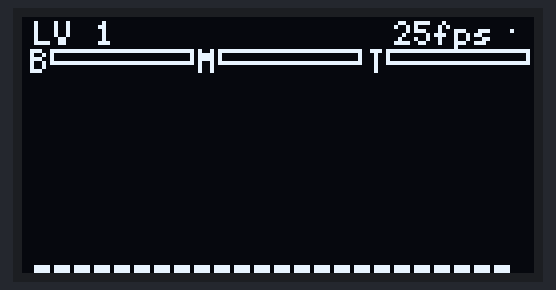
The program below on a simulated ESP32. On the bench: 128×64 one-colour display. I2S audio is not simulated (input reads silence); what the program prints to the serial monitor is not drawn.

Above: at 0.4 s.

The program:

main.cpp
```cpp
#include <Arduino.h>
#include <U8g2lib.h>
#include <Wire.h>
#include <arduinoFFT.h>
#include <driver/i2s.h>
#include <freertos/FreeRTOS.h>
#include <freertos/queue.h>
#include <freertos/task.h>

#include <math.h>

// Connections to the INMP441
#define I2S_WS 25
#define I2S_SD 33
#define I2S_SCK 32

// Use I2S processor 0
#define I2S_PORT I2S_NUM_0

// OLED configuration (128x64 over I2C)
constexpr uint8_t OLED_ADDR = 0x3C;
constexpr uint8_t OLED_SDA = 21;
constexpr uint8_t OLED_SCL = 22;
constexpr uint8_t SCREEN_WIDTH = 128;
constexpr uint8_t SCREEN_HEIGHT = 64;

// Visualizer DSP configuration
constexpr uint16_t SAMPLE_RATE = 44100;
constexpr uint16_t FFT_SAMPLES = 256;
constexpr uint8_t NUM_BARS = 24;
constexpr uint8_t TOP_MARGIN = 16;
constexpr uint8_t VISUAL_X_OFFSET = 3;
constexpr float DISPLAY_FLOOR = 0.006f;
constexpr float DISPLAY_GAIN = 66.0f;
constexpr float BAR_DISTRIBUTION_EXP = 1.08f;
constexpr float FFT_MAX_BIN_RATIO = 0.42f;
constexpr float HIGH_BAND_BOOST_BASE = 0.92f;
constexpr float HIGH_BAND_BOOST_RANGE = 0.95f;
constexpr float BAND_EQ_ALPHA = 0.022f;
constexpr float GLOBAL_EQ_ALPHA = 0.04f;
constexpr float MIN_EQ_MULT = 0.55f;
constexpr float MAX_EQ_MULT = 2.20f;
constexpr float HEIGHT_SENSITIVITY = 2.5f;

enum class LevelState : uint8_t {
  Quiet = 0,
  Normal,
  Loud,
};

struct AudioFrame {
  float samples[FFT_SAMPLES];
  uint32_t sequence;
};

QueueHandle_t g_audioFrameQueue = nullptr;
U8G2_SH1106_128X64_NONAME_F_HW_I2C g_display(U8G2_R0, U8X8_PIN_NONE);

void drawBootScreen() {
  g_display.clearBuffer();
  g_display.setCursor(8, 30);
  g_display.println("Audio Visualizer");
  g_display.drawLine(0, 46, SCREEN_WIDTH - 1, 46);
  g_display.sendBuffer();
}

bool setup_display() {
  Wire.begin(OLED_SDA, OLED_SCL);
  Wire.setClock(400000);

  g_display.setI2CAddress(OLED_ADDR << 1);
  g_display.begin();
  g_display.setBusClock(400000);
  g_display.setDrawColor(1);
  g_display.setFont(u8g2_font_5x7_tr);
  g_display.setFontPosTop();
  drawBootScreen();
  return true;
}

void setup_i2s() {
  const i2s_config_t i2s_config = {
      .mode = (i2s_mode_t)(I2S_MODE_MASTER | I2S_MODE_RX),
      .sample_rate = SAMPLE_RATE,
      .bits_per_sample =
          I2S_BITS_PER_SAMPLE_32BIT, // INMP441 sends 24-bit in 32-bit slots
      .channel_format = I2S_CHANNEL_FMT_ONLY_LEFT,
      .communication_format = i2s_comm_format_t(I2S_COMM_FORMAT_STAND_I2S),
      .intr_alloc_flags = ESP_INTR_FLAG_LEVEL1,
      .dma_buf_count = 8,
      .dma_buf_len = 64,
      .use_apll = false};

  const i2s_pin_config_t pin_config = {.bck_io_num = I2S_SCK,
                                       .ws_io_num = I2S_WS,
                                       .data_out_num = -1, // Not used
                                       .data_in_num = I2S_SD};

  i2s_driver_install(I2S_PORT, &i2s_config, 0, NULL);
  i2s_set_pin(I2S_PORT, &pin_config);
}

void taskEar(void *parameter) {
  (void)parameter;

  AudioFrame frame = {};
  frame.sequence = 0;
  uint16_t frameIndex = 0;

  constexpr size_t READ_BLOCK = 64;
  int32_t rawBlock[READ_BLOCK];

  while (true) {
    size_t bytesRead = 0;
    i2s_read(I2S_PORT, rawBlock, sizeof(rawBlock), &bytesRead, portMAX_DELAY);

    size_t samplesRead = bytesRead / sizeof(int32_t);
    for (size_t i = 0; i < samplesRead; ++i) {
      int32_t aligned = rawBlock[i] >> 8;
      frame.samples[frameIndex++] = (float)aligned / 8388608.0f;

      if (frameIndex >= FFT_SAMPLES) {
        frame.sequence++;
        xQueueOverwrite(g_audioFrameQueue, &frame);
        frameIndex = 0;
      }
    }
  }
}

void taskEye(void *parameter) {
  (void)parameter;

  AudioFrame frame = {};
  double vReal[FFT_SAMPLES];
  double vImag[FFT_SAMPLES];
  ArduinoFFT<double> FFT(vReal, vImag, FFT_SAMPLES, SAMPLE_RATE);

  float smoothedBars[NUM_BARS] = {0.0f};
  float peakCaps[NUM_BARS] = {0.0f};
  float bandHistory[NUM_BARS];
  for (uint8_t i = 0; i < NUM_BARS; ++i) {
    bandHistory[i] = 0.02f;
  }
  float globalHistory = 0.02f;
  float shimmerOffset = 0.0f;

  float fastEnergy = 0.02f;
  float beatBaseline = 0.02f;
  float previousEnergy = 0.02f;
  LevelState levelState = LevelState::Normal;
  uint32_t lastLevelTransitionMs = 0;
  uint32_t lastBeatMs = 0;

  float bassMeter = 0.0f;
  float midMeter = 0.0f;
  float trebleMeter = 0.0f;

  uint32_t lastFrameMicros = micros();
  uint16_t fps = 0;

  TickType_t nextWake = xTaskGetTickCount();

  while (true) {
    if (xQueueReceive(g_audioFrameQueue, &frame, pdMS_TO_TICKS(100)) != pdTRUE) {
      vTaskDelay(pdMS_TO_TICKS(10));
      continue;
    }

    float mean = 0.0f;
    for (uint16_t i = 0; i < FFT_SAMPLES; ++i) {
      mean += frame.samples[i];
    }
    mean /= FFT_SAMPLES;

    for (uint16_t i = 0; i < FFT_SAMPLES; ++i) {
      vReal[i] = frame.samples[i] - mean;
      vImag[i] = 0.0;
    }

    FFT.windowing(FFTWindow::Hann, FFTDirection::Forward);
    FFT.compute(FFTDirection::Forward);
    FFT.complexToMagnitude();

    float spectrumEnergy = 0.0f;
    float bassSum = 0.0f;
    float midSum = 0.0f;
    float trebleSum = 0.0f;
    const int nyquistBin = (FFT_SAMPLES / 2) - 2;
    int maxUsableBin = 1 + (int)(nyquistBin * FFT_MAX_BIN_RATIO);
    if (maxUsableBin < 3) {
      maxUsableBin = 3;
    }
    const int usableSpan = maxUsableBin - 1;

    for (uint8_t bar = 0; bar < NUM_BARS; ++bar) {
      float ratioStart = (float)bar / NUM_BARS;
      float ratioEnd = (float)(bar + 1) / NUM_BARS;

      int startBin = 1 + (int)(powf(ratioStart, BAR_DISTRIBUTION_EXP) * usableSpan);
      int endBin = 1 + (int)(powf(ratioEnd, BAR_DISTRIBUTION_EXP) * usableSpan);

      if (endBin <= startBin) {
        endBin = startBin + 1;
      }
      if (endBin > maxUsableBin) {
        endBin = maxUsableBin;
      }

      float sum = 0.0f;
      float sumSquares = 0.0f;
      float maxMag = 0.0f;
      int count = 0;
      for (int bin = startBin; bin <= endBin; ++bin) {
        float value = (float)vReal[bin];
        sum += value;
        sumSquares += (value * value);
        if (value > maxMag) {
          maxMag = value;
        }
        count++;
      }

      float avgMag = (count > 0) ? (sum / count) : 0.0f;
      float rmsMag = (count > 0) ? sqrtf(sumSquares / count) : 0.0f;
      float mag = (rmsMag * 0.65f) + (maxMag * 0.35f);

      // Keep low bands full while preserving right-side responsiveness.
      mag = (mag * 0.85f) + (avgMag * 0.15f);

      float barPos = (float)bar / (NUM_BARS - 1);
      float bandBoost = HIGH_BAND_BOOST_BASE + (barPos * HIGH_BAND_BOOST_RANGE);
      mag *= bandBoost;

      bandHistory[bar] = (bandHistory[bar] * (1.0f - BAND_EQ_ALPHA)) + (mag * BAND_EQ_ALPHA);
      float eq = sqrtf((globalHistory + 0.0001f) / (bandHistory[bar] + 0.0001f));
      eq = fminf(MAX_EQ_MULT, fmaxf(MIN_EQ_MULT, eq));
      mag *= eq;

      spectrumEnergy += mag;

      if (bar < 8) {
        bassSum += mag;
      } else if (bar < 16) {
        midSum += mag;
      } else {
        trebleSum += mag;
      }

      float normalized = (mag - DISPLAY_FLOOR) * DISPLAY_GAIN;
      if (normalized < 0.0f) {
        normalized = 0.0f;
      }

      float compressed = log10f(1.0f + normalized) / log10f(1.0f + DISPLAY_GAIN);
      float targetHeight = compressed * (SCREEN_HEIGHT - TOP_MARGIN - 2) * HEIGHT_SENSITIVITY;
      float maxHeight = (SCREEN_HEIGHT - TOP_MARGIN - 2);
      if (targetHeight > maxHeight) {
        targetHeight = maxHeight;
      }

      if (targetHeight > smoothedBars[bar]) {
        smoothedBars[bar] = (smoothedBars[bar] * 0.45f) + (targetHeight * 0.55f);
      } else {
        smoothedBars[bar] = (smoothedBars[bar] * 0.82f) + (targetHeight * 0.18f);
      }

      if (smoothedBars[bar] > peakCaps[bar]) {
        peakCaps[bar] = smoothedBars[bar];
      } else {
        peakCaps[bar] = fmaxf(0.0f, peakCaps[bar] - 0.75f);
      }
    }

    float frameMeanEnergy = spectrumEnergy / NUM_BARS;
    globalHistory = (globalHistory * (1.0f - GLOBAL_EQ_ALPHA)) + (frameMeanEnergy * GLOBAL_EQ_ALPHA);

    fastEnergy = (fastEnergy * 0.72f) + (frameMeanEnergy * 0.28f);
    beatBaseline = (beatBaseline * 0.93f) + (frameMeanEnergy * 0.07f);

    bassMeter = (bassMeter * 0.70f) + (((bassSum / 8.0f) / (globalHistory + 0.0001f)) * 0.30f);
    midMeter = (midMeter * 0.70f) + (((midSum / 8.0f) / (globalHistory + 0.0001f)) * 0.30f);
    trebleMeter = (trebleMeter * 0.70f) + (((trebleSum / 8.0f) / (globalHistory + 0.0001f)) * 0.30f);

    if (bassMeter > 2.2f) {
      bassMeter = 2.2f;
    }
    if (midMeter > 2.2f) {
      midMeter = 2.2f;
    }
    if (trebleMeter > 2.2f) {
      trebleMeter = 2.2f;
    }

    const uint32_t nowMs = millis();
    if ((nowMs - lastLevelTransitionMs) > 180) {
      const float quietEnter = 0.82f;
      const float quietExit = 0.90f;
      const float loudEnter = 1.38f;
      const float loudExit = 1.24f;
      float energyRatio = fastEnergy / (globalHistory + 0.0001f);

      if (levelState == LevelState::Quiet) {
        if (energyRatio > quietExit) {
          levelState = LevelState::Normal;
          lastLevelTransitionMs = nowMs;
        }
      } else if (levelState == LevelState::Normal) {
        if (energyRatio < quietEnter) {
          levelState = LevelState::Quiet;
          lastLevelTransitionMs = nowMs;
        } else if (energyRatio > loudEnter) {
          levelState = LevelState::Loud;
          lastLevelTransitionMs = nowMs;
        }
      } else {
        if (energyRatio < loudExit) {
          levelState = LevelState::Normal;
          lastLevelTransitionMs = nowMs;
        }
      }
    }

    bool beatTriggered = false;
    float energyRise = frameMeanEnergy - beatBaseline;
    float energyDelta = frameMeanEnergy - previousEnergy;
    float beatThreshold = fmaxf(0.0032f, beatBaseline * 0.48f);
    if ((energyRise > beatThreshold) && (energyDelta > 0.0016f) && ((nowMs - lastBeatMs) > 210)) {
      beatTriggered = true;
      lastBeatMs = nowMs;
    }
    previousEnergy = frameMeanEnergy;

    uint32_t now = micros();
    uint32_t frameMicros = now - lastFrameMicros;
    lastFrameMicros = now;
    if (frameMicros > 0) {
      fps = (uint16_t)(1000000UL / frameMicros);
    }

    shimmerOffset += 0.22f;
    if (shimmerOffset > 6.283185f) {
      shimmerOffset = 0.0f;
    }

    g_display.clearBuffer();

    const char levelChar =
        (levelState == LevelState::Quiet) ? '1' : (levelState == LevelState::Loud) ? '3' : '2';

    g_display.setCursor(VISUAL_X_OFFSET, 0);
    g_display.print("LV ");
    g_display.print(levelChar);

    g_display.setCursor(SCREEN_WIDTH - 32 - VISUAL_X_OFFSET, 0);
    g_display.print(fps);
    g_display.print("fps");

    uint8_t pulseRadius = 0;
    uint32_t beatAge = nowMs - lastBeatMs;
    if (beatTriggered || beatAge < 170) {
      if (beatAge < 55) {
        pulseRadius = 2;
      } else if (beatAge < 110) {
        pulseRadius = 1;
      } else {
        pulseRadius = 0;
      }
    }
    int pulseX = SCREEN_WIDTH - 6;
    int pulseY = 3;
    if (pulseRadius >= 2) {
      g_display.drawDisc(pulseX, pulseY, 2, U8G2_DRAW_ALL);
    } else if (pulseRadius == 1) {
      g_display.drawCircle(pulseX, pulseY, 2, U8G2_DRAW_ALL);
    } else {
      g_display.drawPixel(pulseX, pulseY);
    }

    const int meterY = 8;
    const int meterW = 36;
    const int meterH = 4;
    const int meterSpacing = 42;
    const float meterScale = 2.2f;

    const char meterLabels[3] = {'B', 'M', 'T'};
    float meterValues[3] = {bassMeter, midMeter, trebleMeter};
    for (uint8_t m = 0; m < 3; ++m) {
      int x = 2 + (m * meterSpacing);
      int valueW = (int)((meterValues[m] / meterScale) * (meterW - 2));
      if (valueW < 0) {
        valueW = 0;
      }
      if (valueW > (meterW - 2)) {
        valueW = meterW - 2;
      }

      g_display.drawFrame(x + 5, meterY, meterW, meterH);
      if (valueW > 0) {
        g_display.drawBox(x + 6, meterY + 1, valueW, meterH - 2);
      }

      g_display.setCursor(x, meterY - 1);
      g_display.print(meterLabels[m]);
    }

    int baseline = SCREEN_HEIGHT - 1;
    int drawableWidth = SCREEN_WIDTH - VISUAL_X_OFFSET;
    int barW = drawableWidth / NUM_BARS;

    for (uint8_t bar = 0; bar < NUM_BARS; ++bar) {
      int x = VISUAL_X_OFFSET + (bar * barW);
      int h = (int)smoothedBars[bar];
      if (h < 1) {
        h = 1;
      }

      g_display.drawBox(x, baseline - h, barW - 1, h);

      int capY = baseline - (int)peakCaps[bar];
      if (capY < TOP_MARGIN) {
        capY = TOP_MARGIN;
      }
      g_display.drawLine(x, capY, x + barW - 2, capY);

      float shimmerPhase = sinf(shimmerOffset + (bar * 0.34f));
      if (shimmerPhase > 0.45f) {
        int accentY = capY - 1;
        if (accentY >= TOP_MARGIN) {
          g_display.drawPixel(x + ((barW > 2) ? 1 : 0), accentY);
          if (barW > 3) {
            g_display.drawPixel(x + barW - 2, accentY);
          }
        }
      }

    }
    g_display.sendBuffer();

    vTaskDelayUntil(&nextWake, pdMS_TO_TICKS(25));
  }
}

void setup() {
  Serial.begin(115200);
  delay(200);

  if (!setup_display()) {
    Serial.println("SSD1306 init failed");
    while (true) {
      delay(1000);
    }
  }

  setup_i2s();

  g_audioFrameQueue = xQueueCreate(1, sizeof(AudioFrame));
  if (g_audioFrameQueue == nullptr) {
    Serial.println("Queue allocation failed");
    while (true) {
      delay(1000);
    }
  }

  BaseType_t earCreated = xTaskCreatePinnedToCore(taskEar, "EarTask", 4096, nullptr,
                                                   configMAX_PRIORITIES - 2, nullptr, 0);
  BaseType_t eyeCreated = xTaskCreatePinnedToCore(taskEye, "EyeTask", 8192, nullptr,
                                                   2, nullptr, 1);

  if (earCreated != pdPASS || eyeCreated != pdPASS) {
    Serial.println("Task creation failed");
    while (true) {
      delay(1000);
    }
  }

  Serial.println("Visualizer online: Core0 Ear, Core1 Eye");
}

void loop() {
  vTaskDelay(pdMS_TO_TICKS(1000));
}
```
